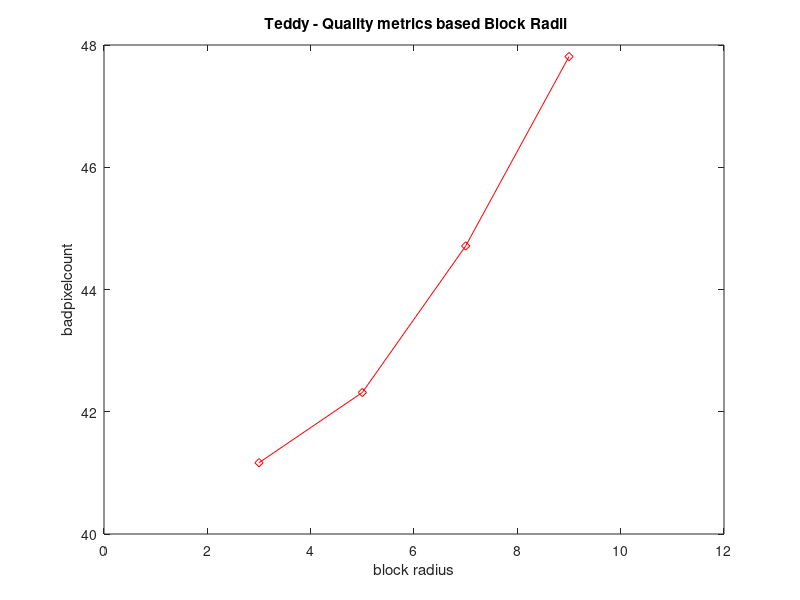

Recreate this plot in MATLAB.
clc , clear
x = [3 5 7 9]
y = [41.1662 42.3154 44.7120 47.8109]
plot(x,y,'d-r')
axis([0,12,40,48])
title(' Teddy - Quality metrics based Block Radii')
xlabel('block radius')
ylabel('badpixelcount')